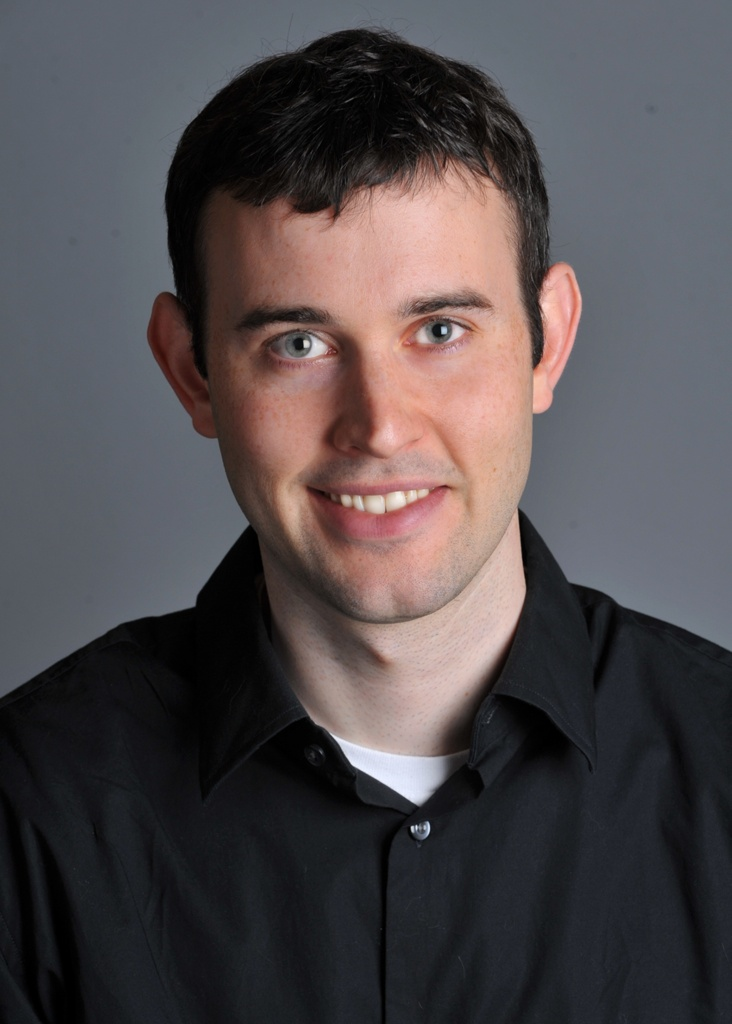
#> input picture images/DerekPicture.jpg, 732 x 1024 px
$ python -i utils.py   (imports and definitions only)
#> lines starting #> are read from the running program, lines starting #| are printed output that depends on the picture; after the words box and inside, x2 and y2 are one past the last pixel; in counts of white or black regions, pixels touching at a corner belong together
from scipy.signal import convolve2d
from imageio.v2 import imread
import numpy as np
import cv2
from align_image_code import align_images
from scipy.ndimage import gaussian_filter
import skimage.io as skio
from skimage import img_as_ubyte


def save_image(path, image):
    image = np.clip(image, -1, 1)
    skio.imsave("output/" + path + ".jpg", img_as_ubyte(image))


def gaussian_blur(image, sigma):
    return cv2.GaussianBlur(image, (0, 0), sigma)


def difference(image_path):
#> called with image_path = 'images/DerekPicture.jpg'
    image = imread(image_path, pilmode="F") / 255.0
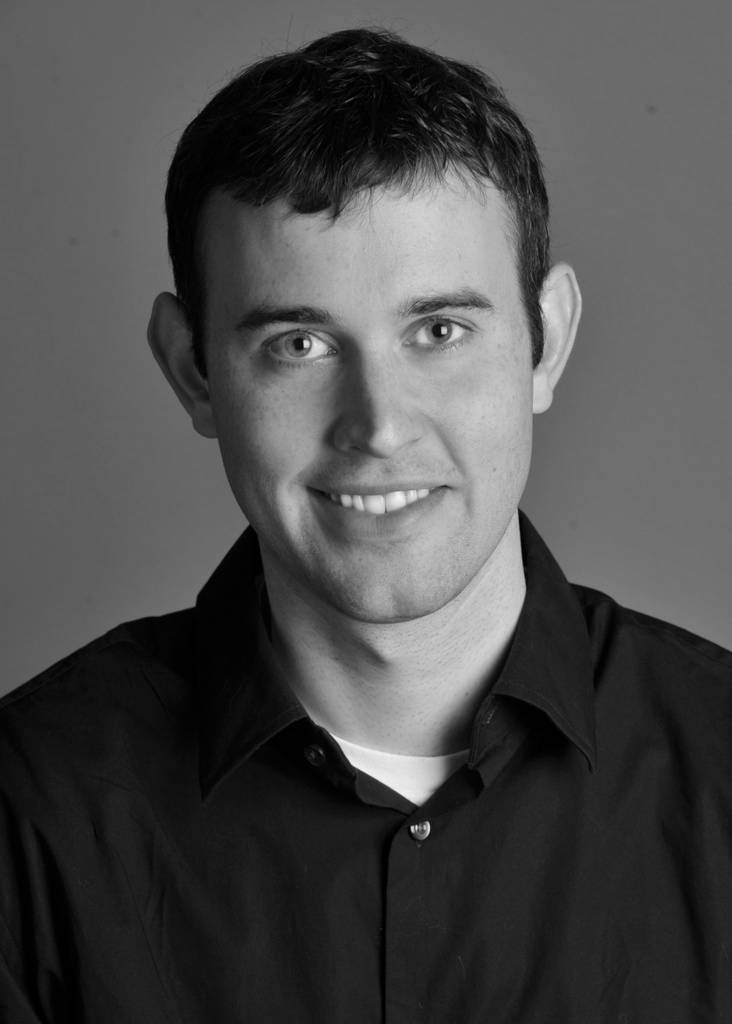
#> image: shape (1024, 732) float32; min 0, max 0.954, mean 0.3

    gaussian_kernel = np.outer(
        cv2.getGaussianKernel(3, 1), cv2.getGaussianKernel(3, 1).T
    )

    Dx = np.array([[1, -1]])
    Dy = np.array([[1], [-1]])

    # blurred_image = convolve2d(image, gaussian_kernel, mode="same", boundary="symm")

    image_dx = convolve2d(image, Dx, mode="same", boundary="symm")
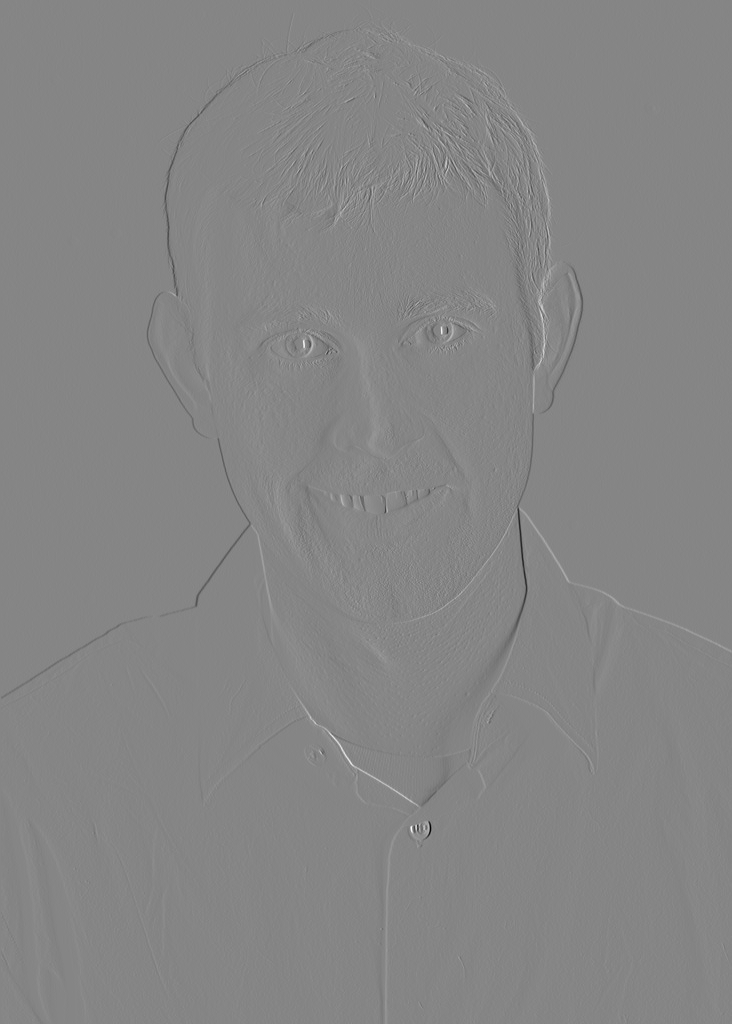
#> image_dx: shape (1024, 732) float64; min -0.575, max 0.521, mean 6.62e-05; drawn with min black and max white
    image_dy = convolve2d(image, Dy, mode="same", boundary="symm")

    gradient_magnitude = np.sqrt(image_dx**2 + image_dy**2)
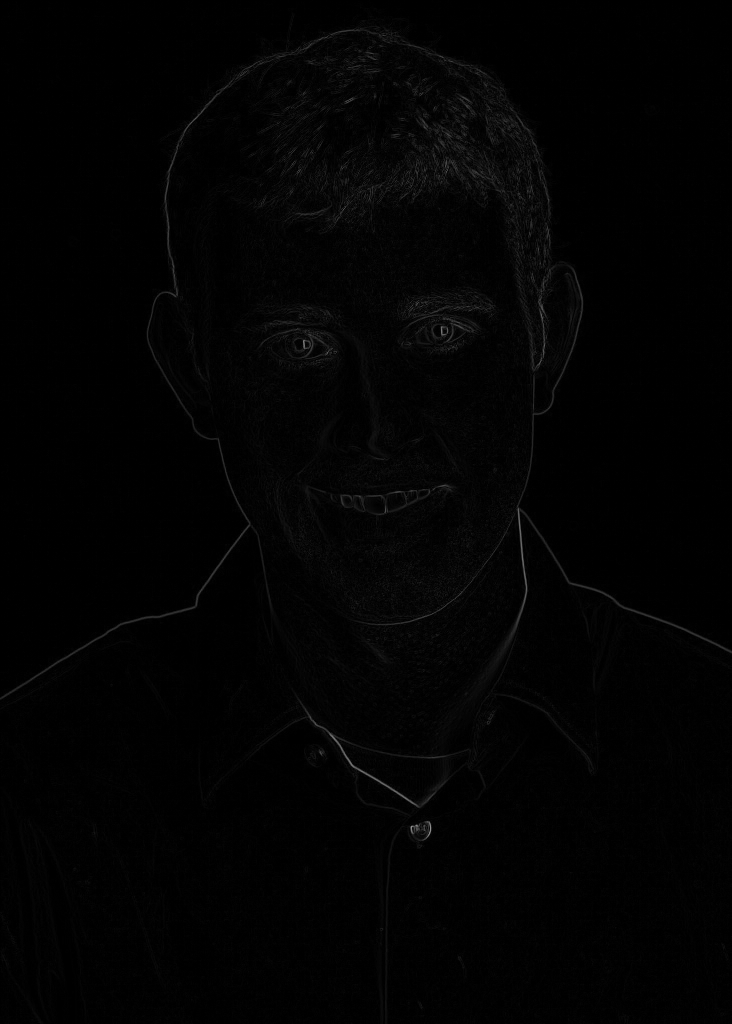
#> gradient_magnitude: shape (1024, 732) float64; min 0, max 0.575, mean 0.0119

    threshold = 0.2
    binary_gradient_magnitude = (
        gradient_magnitude > threshold * gradient_magnitude.max()
    )
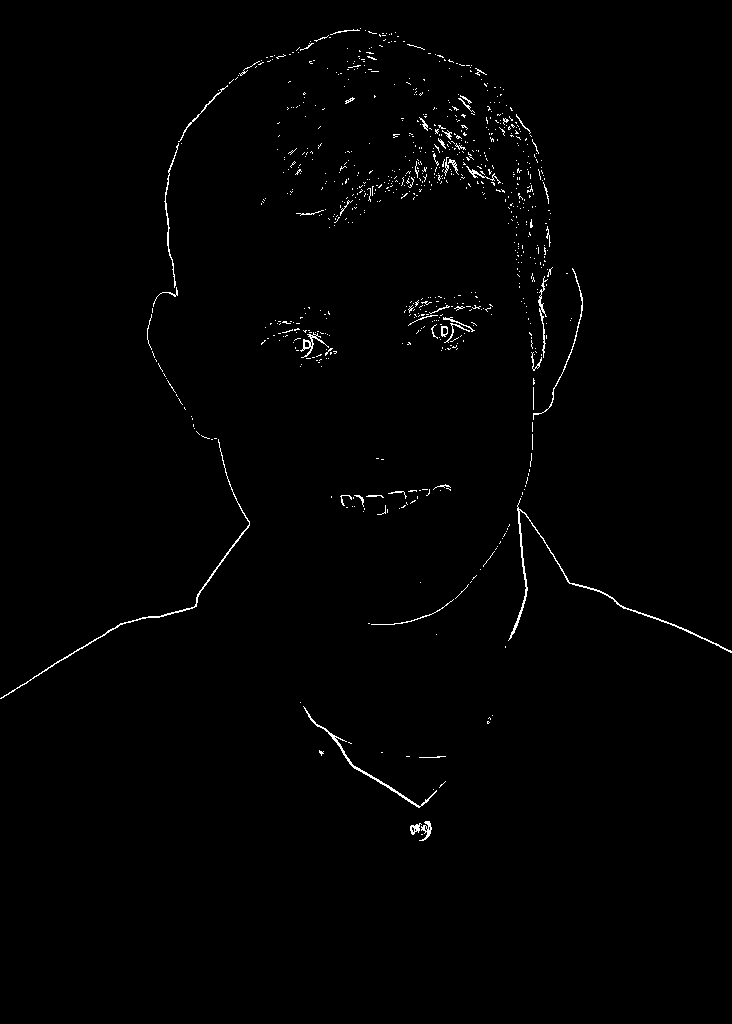
#> binary_gradient_magnitude: shape (1024, 732) bool; 0.9% white in thin lines or dots, all inside (x1, y1, x2, y2) = (0, 28, 732, 841)

    gaussian_dx = convolve2d(gaussian_kernel, Dx, mode="same", boundary="symm")
    gaussian_dy = convolve2d(gaussian_kernel, Dy, mode="same", boundary="symm")

    gaussian_image_dx = convolve2d(image, gaussian_dx, mode="same", boundary="symm")
    gaussian_image_dy = convolve2d(image, gaussian_dy, mode="same", boundary="symm")
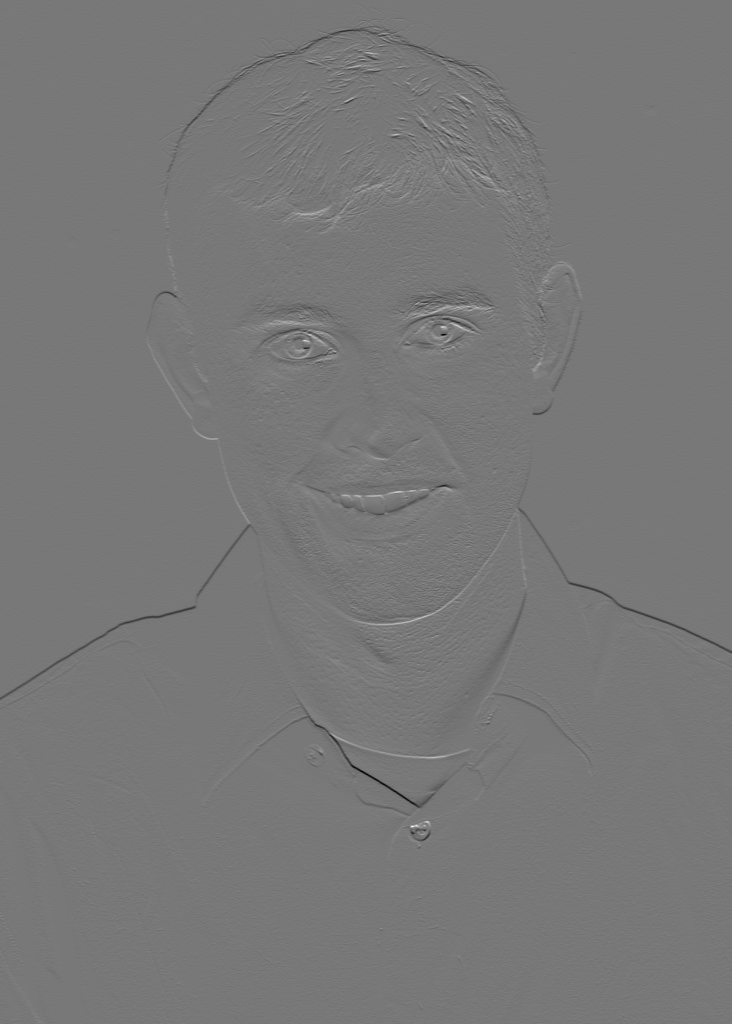
#> gaussian_image_dy: shape (1024, 732) float64; min -0.0649, max 0.0725, mean -5.17e-05; drawn with min black and max white

    gaussian_conv = np.sqrt(gaussian_image_dx**2 + gaussian_image_dy**2)

    threshold = 0.25
    binary_gaussian_conv = gaussian_conv > threshold * gaussian_conv.max()
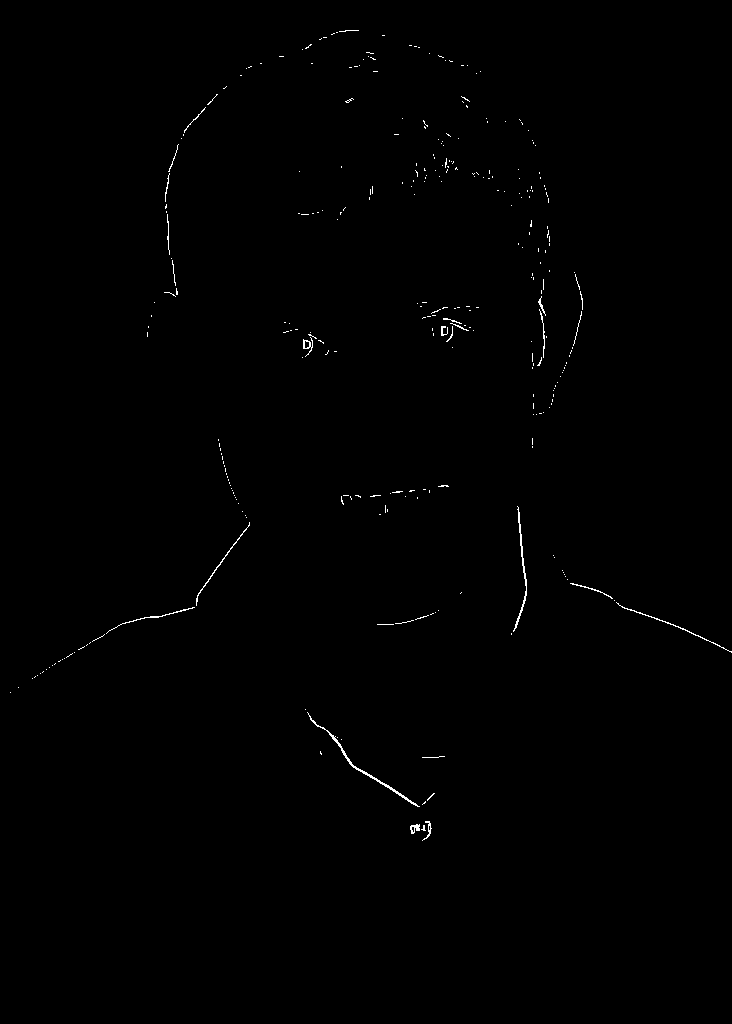
#> binary_gaussian_conv: shape (1024, 732) bool; 0.36% white in thin lines or dots, all inside (x1, y1, x2, y2) = (10, 30, 732, 841)

    return (
        image,
        image_dx,
        image_dy,
        gradient_magnitude,
        binary_gradient_magnitude,
        gaussian_dx,
        gaussian_dy,
        binary_gaussian_conv,
    )


# [204 lines left out: functions sharpen_image, hybrid_image, get_gaussian_stack, get_laplacian_stack, stack, blend and 2 more, not called in this run]

>>> result = difference('images/DerekPicture.jpg')
#> result = 8 items

$ run again, on images/arch.jpg
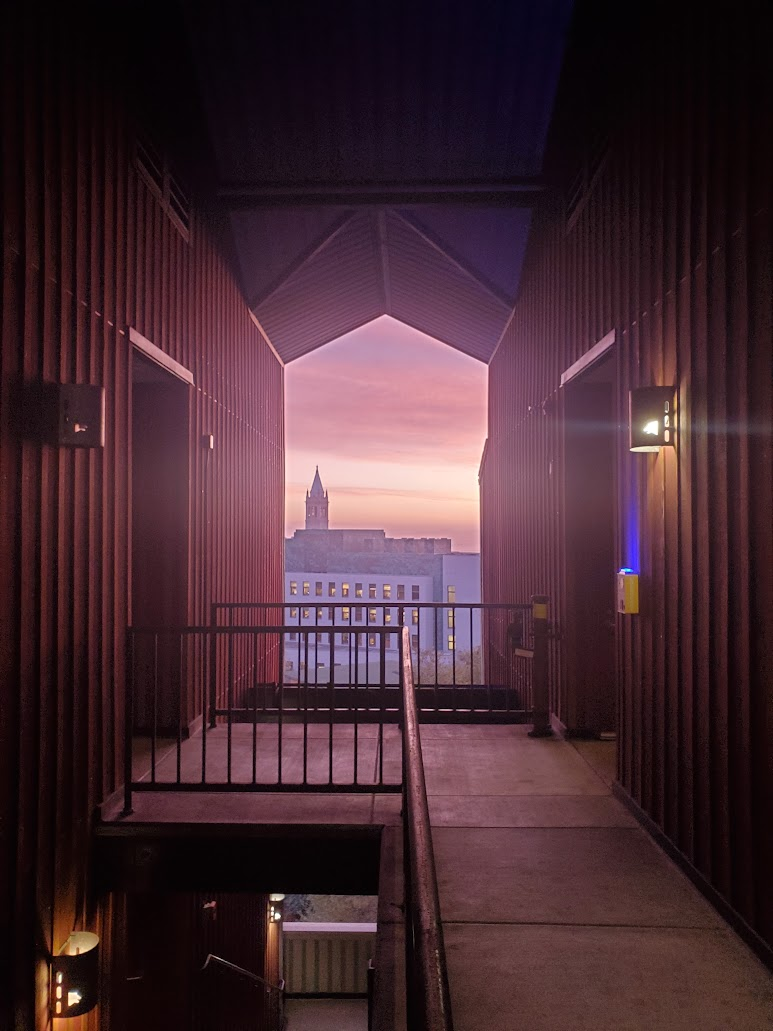
#> input picture images/arch.jpg, 773 x 1031 px
#> in difference, `binary_gradient_magnitude = ( gradient_magnitude > threshold * gradien..`:
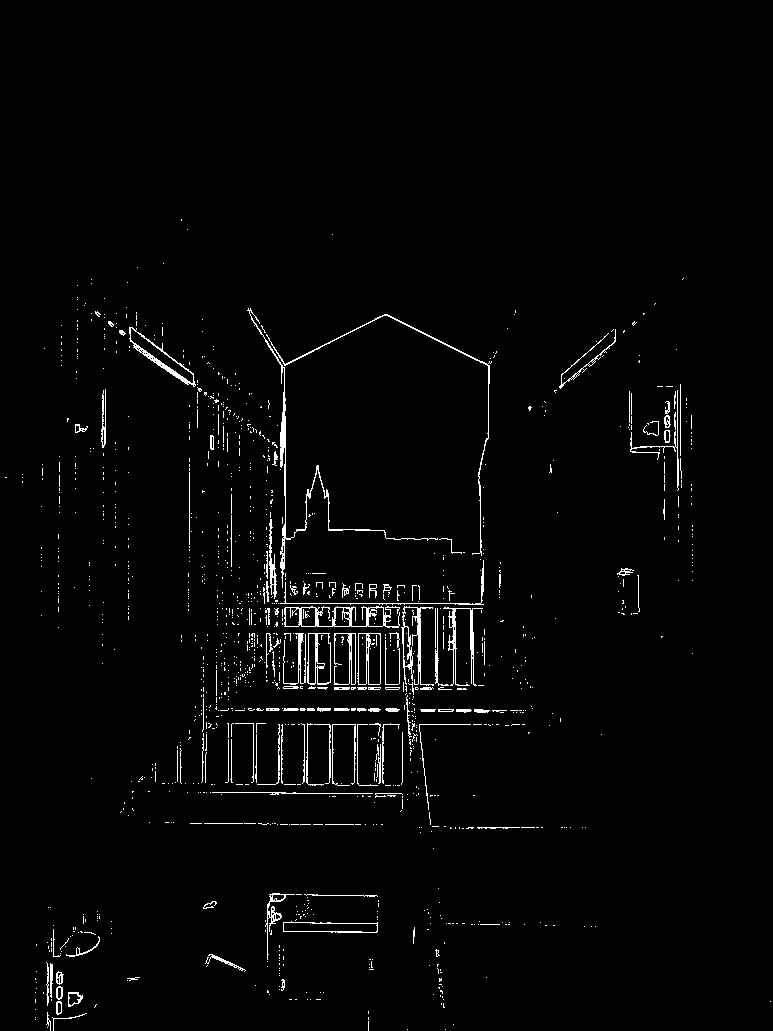
#> binary_gradient_magnitude: shape (1031, 773) bool; 2% white in thin lines or dots, all inside (x1, y1, x2, y2) = (5, 219, 771, 1031)
#> in difference, `binary_gaussian_conv = gaussian_conv > threshold * gaussian_conv.max()`:
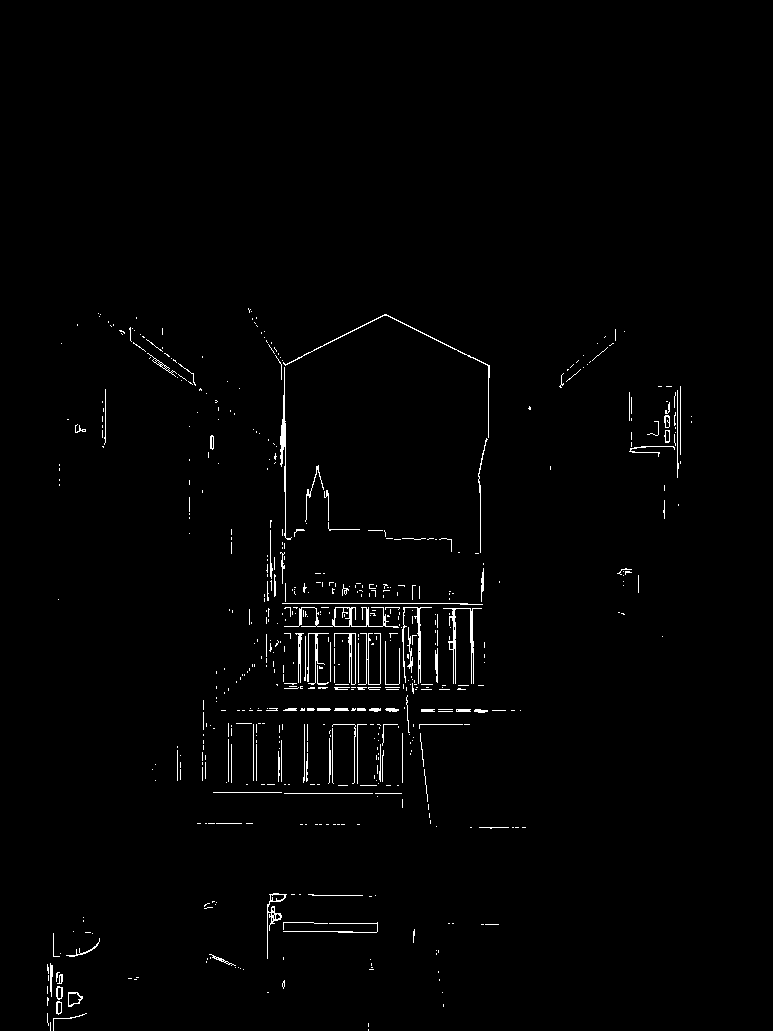
#> binary_gaussian_conv: shape (1031, 773) bool; 1.3% white in thin lines or dots, all inside (x1, y1, x2, y2) = (47, 308, 692, 1031)
#> result = 8 items
